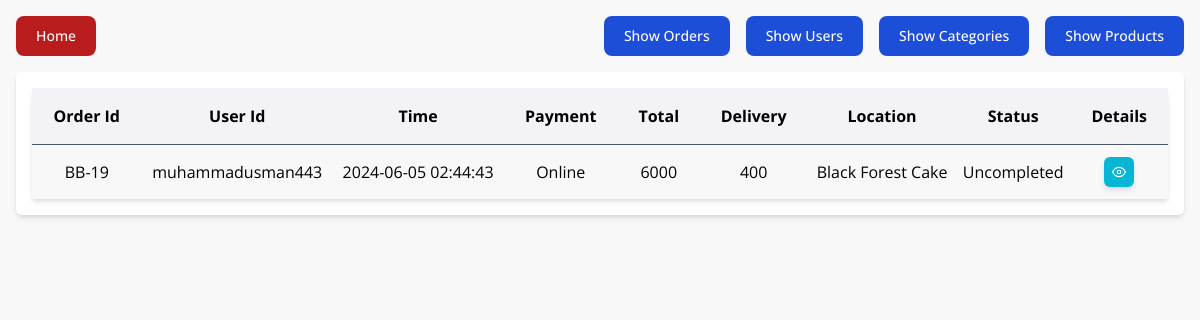
The app's page /admin.php (signed in) with its own data.
### tables this page shows
CREATE TABLE `orders` (
  `arrange_order` int(11) NOT NULL,
  `id` varchar(12) NOT NULL,
  `details` text NOT NULL,
  `time` datetime NOT NULL,
  `userid` varchar(50) NOT NULL,
  `method` text NOT NULL,
  `price` text NOT NULL,
  `delivery_price` text NOT NULL,
  `delivery_location` text NOT NULL,
  `status` int(1) NOT NULL
);

### admin.php (the view, shortened to what this page needs)
<?php
include ("partials/_dbconnect.php");
?>
<!DOCTYPE html>
<html lang="en">
<head>
    <link href="side/style.css" rel="stylesheet">
</head>
<body class="open-sans bg-[#F8F8F8]">
    <div class="m-4 flex justify-between">
        <div class="flex items-center">
            <a href="/"
                class="text-white bg-red-700 hover:bg-red-800 focus:ring-4 focus:outline-none focus:ring-red-300 font-medium rounded-lg text-sm px-5 py-2.5 text-center">
                Home
            </a>
        </div>
        <div class="flex space-x-4">
            <div>
                <button type="button"
                    class="text-white bg-blue-700 hover:bg-blue-800 focus:ring-4 focus:outline-none focus:ring-blue-300 font-medium rounded-lg text-sm px-5 py-2.5 text-center"
                    onclick="container('order')">
                    Show Orders
                </button>
            </div>
            <div>
                <button type="button"
                    class="text-white bg-blue-700 hover:bg-blue-800 focus:ring-4 focus:outline-none focus:ring-blue-300 font-medium rounded-lg text-sm px-5 py-2.5 text-center"
                    onclick="container('user')">
                    Show Users
                </button>
            </div>
            <div>
                <button type="button"
                    class="text-white bg-blue-700 hover:bg-blue-800 focus:ring-4 focus:outline-none focus:ring-blue-300 font-medium rounded-lg text-sm px-5 py-2.5 text-center"
                    onclick="container('category')">
                    Show Categories
                </button>
            </div>
            <div>
                <button type="button"
                    class="text-white bg-blue-700 hover:bg-blue-800 focus:ring-4 focus:outline-none focus:ring-blue-300 font-medium rounded-lg text-sm px-5 py-2.5 text-center"
                    onclick="container('product')">
                    Show Products
                </button>
            </div>
        </div>
    </div>
    <div class="mx-4 p-4 bg-white rounded-md shadow-md container min-w-[calc(100%-32px)] max-w-[calc(100%-32px)]" id="order">
        <table class="w-full shadow-md">
            <thead>
                <tr class="border-b-gray-600 border-b bg-[#F3F2F7]">
                    <th scope="col" class="p-4">Order Id</th>
                    <th scope="col" class="p-4">User Id</th>
                    <th scope="col" class="p-4">Time</th>
                    <th scope="col" class="p-4">Payment</th>
                    <th scope="col" class="p-4">Total</th>
                    <th scope="col" class="p-4">Delivery</th>
                    <th scope="col" class="p-4">Location</th>
                    <th scope="col" class="p-4">Status</th>
                    <th scope="col" class="p-4">Details</th>
                </tr>
            </thead>
            <tbody>
                <?php
                $sql = "SELECT * FROM `orders` ORDER BY `arrange_order` ASC";
                $stmt = mysqli_prepare($conn, $sql);
                mysqli_stmt_execute($stmt);
                $result = mysqli_stmt_get_result($stmt);
                while ($row = mysqli_fetch_assoc($result)) {
                    if ($row["status"] == 1) {
                        $status = "Completed";
                    } else {
                        $status = "Uncompleted";
                    }
                    echo '<tr class="border-b-gray-500 border-b bg-[#F8F8F8] last:border-b-0">
                    <td class="text-center py-3">' . $row["id"] . '</td>
                    <td class="text-center py-3">' . $row["userid"] . '</td>
                    <td class="text-center py-3">' . $row["time"] . '</td>
                    <td class="text-center py-3">' . $row["method"] . '</td>
                    <td class="text-center py-3">' . $row["price"] . '</td>
                    <td class="text-center py-3">' . $row["delivery_price"] . '</td>
                    <td class="text-center py-3">' . $row["delivery_location"] . '</td>
                    <td class="text-center py-3">' . $status . '</td>
                    <td class="flex items-center justify-center py-3">
                        <button class="flex items-center p-2 text-white bg-cyan-500 shadow-md hover:bg-cyan-400 rounded-md"
                        onclick="window.location.assign(`orderdetails?orderid=' . $row["id"] . '`)">
                        <svg xmlns="http://www.w3.org/2000/svg" width="14" height="14" viewBox="0 0 24 24" fill="none"
                            stroke="currentColor" stroke-width="2" stroke-linecap="round" stroke-linejoin="round"
                            class="feather feather-eye">
                            <path d="M1 12s4-8 11-8 11 8 11 8-4 8-11 8-11-8-11-8z"></path>
                            <circle cx="12" cy="12" r="3"></circle>
                        </svg>
                        </button>
                    </td>
                    </tr>';
                }
                ?>
            </tbody>
        </table>
    </div>
</body>
</html>

### side/style.css (style rules this page uses)
html, :host { line-height: 1.5; -webkit-text-size-adjust: 100%; -moz-tab-size: 4; -o-tab-size: 4; tab-size: 4; font-family: ui-sans-serif, system-ui, sans-serif, "Apple Color Emoji", "Segoe UI Emoji", "Segoe UI Symbol", "Noto Color Emoji"; font-feature-settings: normal; font-variation-settings: normal; -webkit-tap-highlight-color: transparent; }
body { margin: 0; line-height: inherit; }
a { color: inherit; text-decoration: inherit; }
table { text-indent: 0; border-color: inherit; border-collapse: collapse; }
button, input, optgroup, select, textarea { font-family: inherit; font-feature-settings: inherit; font-variation-settings: inherit; font-size: 100%; font-weight: inherit; line-height: inherit; letter-spacing: inherit; color: inherit; margin: 0; padding: 0; }
button, select { text-transform: none; }
button, input:where([type='button']), input:where([type='reset']), input:where([type='submit']) { -webkit-appearance: button; background-color: transparent; background-image: none; }
button, [role="button"] { cursor: pointer; }
img, svg, video, canvas, audio, iframe, embed, object { display: block; vertical-align: middle; }
.container { width: 100%; }
@media (min-width: 640px) { .container { max-width: 640px; } }
@media (min-width: 768px) { .container { max-width: 768px; } }
@media (min-width: 1024px) { .container { max-width: 1024px; } }
.m-4 { margin: 1rem; }
.mx-4 { margin-left: 1rem; margin-right: 1rem; }
.flex { display: flex; }
.w-full { width: 100%; }
.min-w-\[calc\(100\%-32px\)\] { min-width: calc(100% - 32px); }
.max-w-\[calc\(100\%-32px\)\] { max-width: calc(100% - 32px); }
.items-center { align-items: center; }
.justify-center { justify-content: center; }
.justify-between { justify-content: space-between; }
.space-x-4 > :not([hidden]) ~ :not([hidden]) { --tw-space-x-reverse: 0; margin-right: calc(1rem * var(--tw-space-x-reverse)); margin-left: calc(1rem * calc(1 - var(--tw-space-x-reverse))); }
.rounded-lg { border-radius: 0.5rem; }
.rounded-md { border-radius: 0.375rem; }
.border-b { border-bottom-width: 1px; }
.border-b-gray-500 { --tw-border-opacity: 1; border-bottom-color: rgb(107 114 128 / var(--tw-border-opacity)); }
.border-b-gray-600 { --tw-border-opacity: 1; border-bottom-color: rgb(75 85 99 / var(--tw-border-opacity)); }
.bg-\[\#F3F2F7\] { --tw-bg-opacity: 1; background-color: rgb(243 242 247 / var(--tw-bg-opacity)); }
.bg-\[\#F8F8F8\] { --tw-bg-opacity: 1; background-color: rgb(248 248 248 / var(--tw-bg-opacity)); }
.bg-blue-700 { --tw-bg-opacity: 1; background-color: rgb(29 78 216 / var(--tw-bg-opacity)); }
.bg-cyan-500 { --tw-bg-opacity: 1; background-color: rgb(6 182 212 / var(--tw-bg-opacity)); }
.bg-red-700 { --tw-bg-opacity: 1; background-color: rgb(185 28 28 / var(--tw-bg-opacity)); }
.bg-white { --tw-bg-opacity: 1; background-color: rgb(255 255 255 / var(--tw-bg-opacity)); }
.p-2 { padding: 0.5rem; }
.p-4 { padding: 1rem; }
.px-5 { padding-left: 1.25rem; padding-right: 1.25rem; }
.py-2\.5 { padding-top: 0.625rem; padding-bottom: 0.625rem; }
.py-3 { padding-top: 0.75rem; padding-bottom: 0.75rem; }
.text-center { text-align: center; }
.text-sm { font-size: 0.875rem; line-height: 1.25rem; }
.font-medium { font-weight: 500; }
.text-white { --tw-text-opacity: 1; color: rgb(255 255 255 / var(--tw-text-opacity)); }
.shadow-md { --tw-shadow: 0 4px 6px -1px rgb(0 0 0 / 0.1), 0 2px 4px -2px rgb(0 0 0 / 0.1); --tw-shadow-colored: 0 4px 6px -1px var(--tw-shadow-color), 0 2px 4px -2px var(--tw-shadow-color); box-shadow: var(--tw-ring-offset-shadow, 0 0 #0000), var(--tw-ring-shadow, 0 0 #0000), var(--tw-shadow); }
.open-sans { font-family: "Open Sans", sans-serif; font-optical-sizing: auto; font-weight: 400; font-style: normal; font-variation-settings: "wdth" 100; }
.last\:border-b-0:last-child { border-bottom-width: 0px; }

### records on screen
orders: id "BB-19", userid "muhammadusman443", time "2024-06-05 02:44:43", method "Online", price "6000", delivery_price "400", delivery_location "Black Forest Cake", status "Uncompleted"
